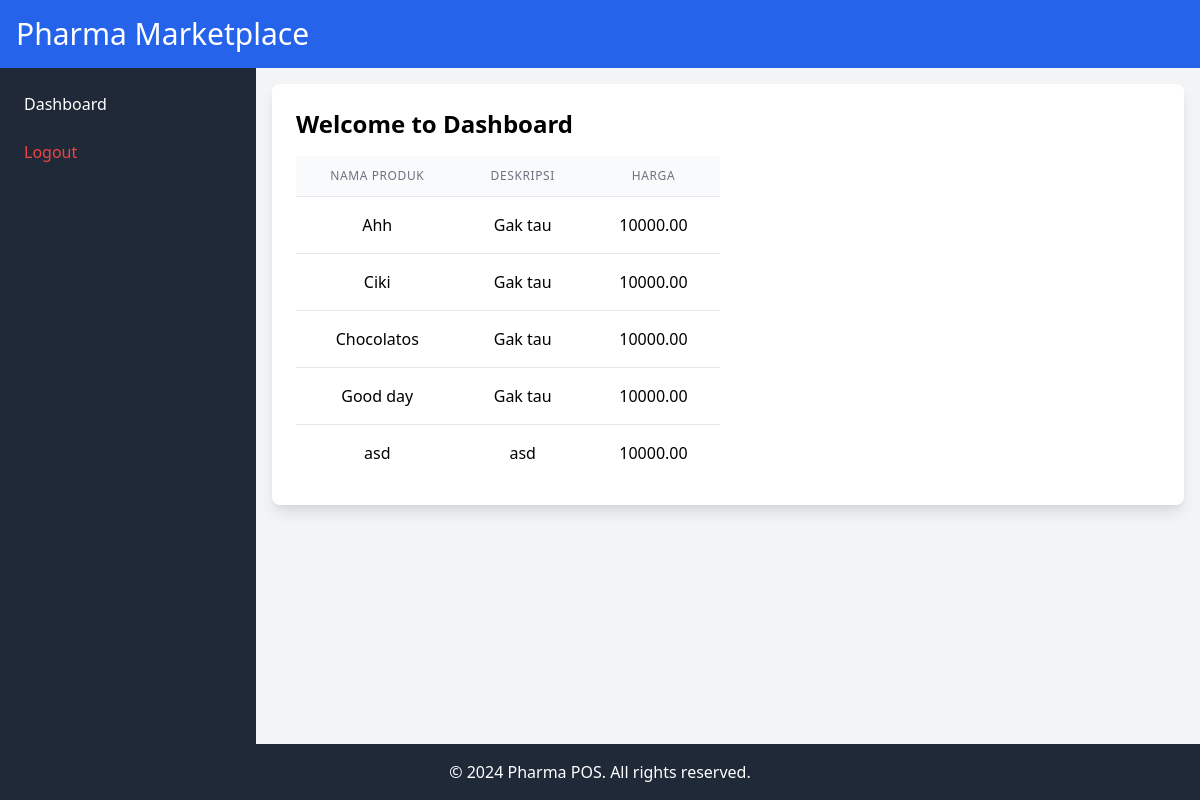
Page /dashboard_customer.php on the earlier database version.
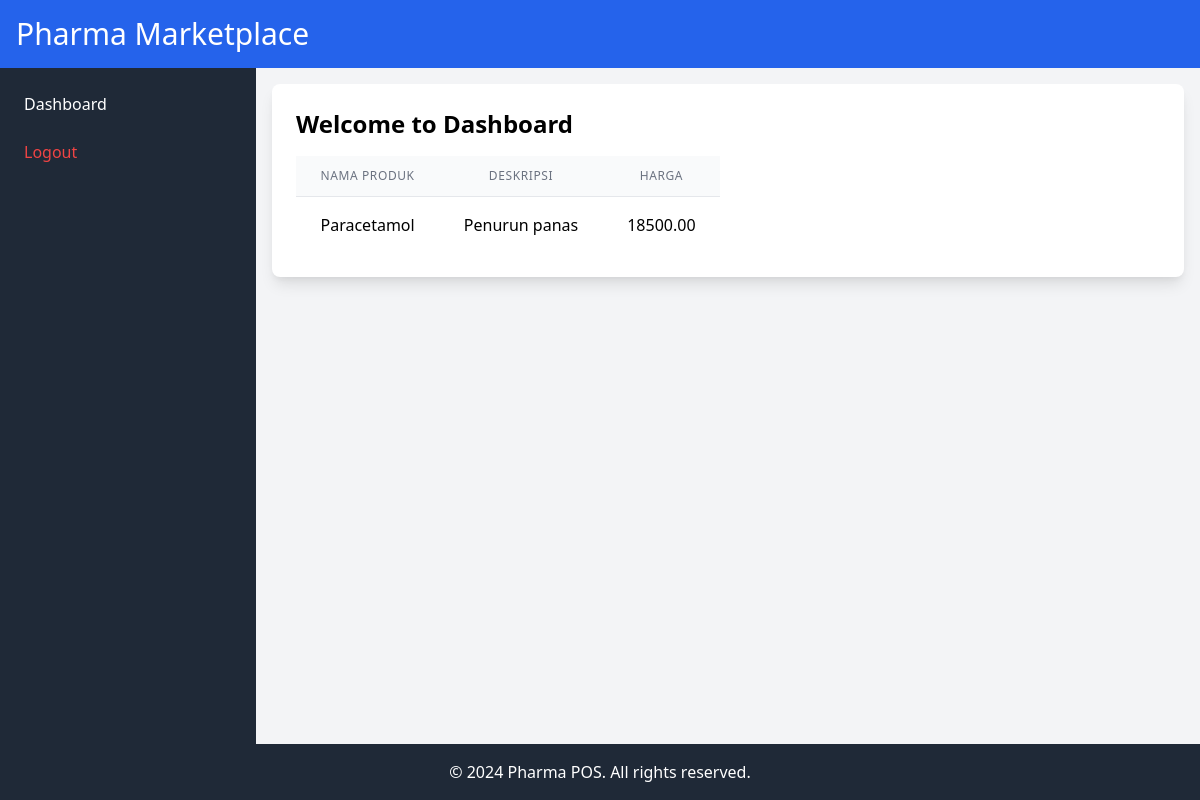
Same page on the later database version.
### tables this page shows
CREATE TABLE `tb_product` (
  `id` int(11) NOT NULL,
  `product_name` varchar(255) NOT NULL,
  `description` text DEFAULT NULL,
  `price` decimal(10,2) NOT NULL,
  `created_at` timestamp NOT NULL DEFAULT current_timestamp(),
  `image` varchar(255) DEFAULT NULL
);

### dashboard_customer.php (the view, shortened to what this page needs)
<?php
$hostname = 'localhost';
$username = 'root';
$password = '';
$dbname = 'db_pharma_pos';
$koneksi = new mysqli($hostname, $username, $password, $dbname);
?>
<!DOCTYPE html>
<html lang="en">
<head>
    <link href="https://cdn.jsdelivr.net/npm/tailwindcss@2.2.19/dist/tailwind.min.css" rel="stylesheet">
</head>
<body class="bg-gray-100">
    <div class="min-h-screen flex flex-col">
        <header class="bg-blue-600 text-white p-4">
            <h1 class="text-3xl">Pharma Marketplace</h1>
        </header>
        <div class="flex flex-1">
            <nav class="bg-gray-800 text-white w-64 p-4">
                <ul>
                    <li class="mb-2"><a href="#" class="block p-2 rounded hover:bg-gray-700">Dashboard</a></li>
                    <li class="mb-2 text-red-500"><a href="logout.php" class="block p-2 rounded hover:bg-gray-700">Logout</a></li>
                </ul>
            </nav>
            <main class="flex-1 p-4">
                <div class="bg-white p-6 rounded-lg shadow-lg">
                    <h2 class="text-2xl font-bold mb-4">Welcome to Dashboard</h2>
                    <div class="grid grid-cols-1 md:grid-cols-2 gap-4">
                        <?php
                        $query = "SELECT * FROM tb_product";
                        $result = $koneksi->query($query);
                        if ($result->num_rows > 0) {
                            echo "<table class='min-w-full divide-y divide-gray-200'>";
                            echo "<thead class='bg-gray-50'>";
                            echo "<th class='px-6 py-3 text-center text-xs font-medium text-gray-500 uppercase tracking-wider'>Nama Produk</th>";
                            echo "<th class='px-6 py-3 text-center text-xs font-medium text-gray-500 uppercase tracking-wider'>Deskripsi</th>";
                            echo "<th class='px-6 py-3 text-center text-xs font-medium text-gray-500 uppercase tracking-wider'>Harga</th></tr>";
                            echo "</thead>";
                            echo "<tbody class='bg-white divide-y divide-gray-200'>";
                            while ($row = $result->fetch_assoc()) {
                                echo "<tr>";
                                echo "<td class='px-6 py-4 whitespace-nowrap text-center'>" . htmlspecialchars($row['product_name']) . "</td>";
                                echo "<td class='px-6 py-4 whitespace-nowrap text-center'>" . htmlspecialchars($row['description']) . "</td>";
                                echo "<td class='px-6 py-4 whitespace-nowrap text-center'>" . htmlspecialchars($row['price']) . "</td>";
                                echo "</tr>";
                            }
                            echo "</tbody>";
                            echo "</table>";
                        } else {
                            echo "Tidak ada produk tersedia.";
                        }
                        ?>
                    </div>
                </div>
            </main>
        </div>
        <footer class="bg-gray-800 text-white text-center p-4">
            <p>&copy; 2024 Pharma POS. All rights reserved.</p>
        </footer>
    </div>
</body>
</html>

Differences in the rows shown:
removed tb_product: product_name "Ahh", description "Gak tau", price "10000.00"
removed tb_product: product_name "Ciki", description "Gak tau", price "10000.00"
removed tb_product: product_name "Chocolatos", description "Gak tau", price "10000.00"
removed tb_product: product_name "Good day", description "Gak tau", price "10000.00"
removed tb_product: product_name "asd", description "asd", price "10000.00"
added tb_product: product_name "Paracetamol", description "Penurun panas", price "18500.00"
